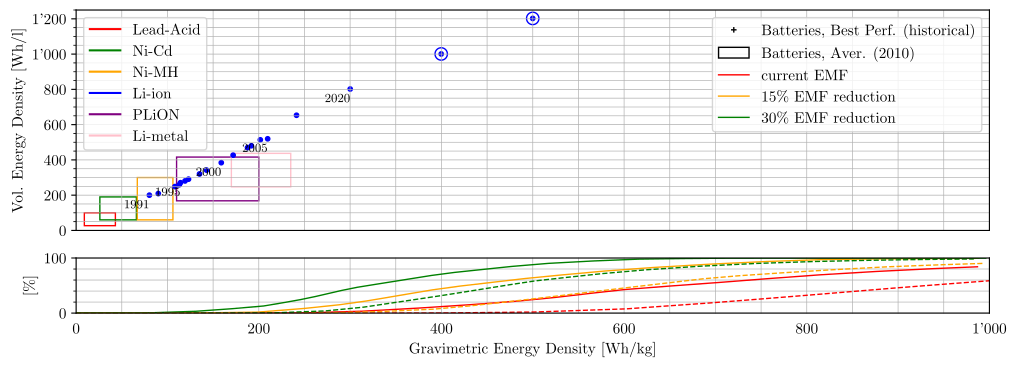

Reproduce this figure in Python.
#%%
# runs code as interactive cell 
# https://code.visualstudio.com/docs/python/jupyter-support-py

# IMPORTS #######################################

# plotting
import matplotlib.pyplot as plt
import matplotlib.font_manager as font_manager
import matplotlib.ticker as ticker
# unit conversion
cm = 1/2.54 # for inches-cm conversion
# time manipulation
from datetime import datetime

# data science
import numpy as np
import pandas as pd

# i/o
from pathlib import PurePath, Path

# type hints
from typing import List

# SETUP #########################################

plt.rcParams.update({
    "text.usetex": True,
    "font.family": "Arial",
    "font.sans-serif": "Computer Modern",
    'font.size': 11
})

# DATA IMPORT ###################################

df_fuels = pd.read_excel(
    io = 'data/data.xlsx',
    sheet_name = 'Energy Density Fuels',
    usecols = lambda column: column in [
        'substance',
        'Wh/kg',
        'Wh/l'
    ],
    dtype={
        'substance': str,
        'Wh/kg': float,
        'Wh/l': float
    },
    header = 0,
    engine = 'openpyxl'
)
df_batteries_2011 = pd.read_excel(
    io = 'data/data.xlsx',
    sheet_name = 'Energy Density Batteries (2011)',
    usecols = lambda column: column in [
        'technology',
        'range lower [Wh/kg]',
        'range higher [Wh/kg]',
        'range lower [Wh/l]',
        'range higher [Wh/l]',
    ],
    dtype={
        'technology': str,
        'range lower [Wh/kg]': float,
        'range higher [Wh/kg]': float,
        'range lower [Wh/l]': float,
        'range higher [Wh/l]': float,
    },
    header = 0,
    engine = 'openpyxl'
)
df_acft_electrification_icct = pd.read_excel(
    io = 'data/data.xlsx',
    sheet_name = 'Aircraft Electrification (ICCT)',
    usecols = lambda column: column in [
        'battery energy density, commuter traffic, current EMF [Wh/kg]',
        'replacable commuter traffic, current EMF [%]',
        'battery energy density, commuter traffic, 15% EMF reduction [Wh/kg]',
        'replacable commuter traffic, 15% EMF reduction [%]',
        'battery energy density, commuter traffic, 30% EMF reduction [Wh/kg]',
        'replacable commuter traffic, 30% EMF reduction [%]',
        'battery energy density, turboprop traffic, current EMF [Wh/kg]',
        'replacable turboprop traffic, current EMF [%]',
        'battery energy density, turboprop traffic, 15% EMF reduction [Wh/kg]',
        'replacable turboprop traffic, 15% EMF reduction [%]',
        'battery energy density, turboprop traffic, 30% EMF reduction [Wh/kg]',
        'replacable turboprop traffic, 30% EMF reduction [%]',
    ],
    dtype={
        'battery energy density, commuter traffic, current EMF [Wh/kg]': float,
        'replacable commuter traffic, current EMF [%]': float,
        'battery energy density, commuter traffic, 15% EMF reduction [Wh/kg]': float,
        'replacable commuter traffic, 15% EMF reduction [%]': float,
        'battery energy density, commuter traffic, 30% EMF reduction [Wh/kg]': float,
        'replacable commuter traffic, 30% EMF reduction [%]': float,
        'battery energy density, turboprop traffic, current EMF [Wh/kg]': float,
        'replacable turboprop traffic, current EMF [%]': float,
        'battery energy density, turboprop traffic, 15% EMF reduction [Wh/kg]': float,
        'replacable turboprop traffic, 15% EMF reduction [%]': float,
        'battery energy density, turboprop traffic, 30% EMF reduction [Wh/kg]': float,
        'replacable turboprop traffic, 30% EMF reduction [%]': float
    },
    header = 0,
    engine = 'openpyxl'
)

df_lion_historical = pd.read_excel(
    io = 'data/data.xlsx',
    sheet_name = 'Li-ion Historical',
    usecols = lambda column: column in [
        'year',
        'Wh/kg (historical)',
        'Wh/l (historical)',
        'Wh/kg (target)',
        'Wh/l (target)'
    ],
    dtype={
        'year': str,
        'Wh/kg': float,
        'Wh/l': float,
        'Wh/kg (target)': float,
        'Wh/l (target)': float,
    },
    header = 0,
    engine = 'openpyxl'
)

# DATA MANIPULATION #############################

# BUILD RECTANGLES ###############

dict_battery_technologies: dict = {
    'Lead-Acid': 'red',
    'Ni-Cd': 'green',
    'Ni-MH': 'orange',
    'Li-ion': 'blue',
    'PLiON': 'purple',
    'Li-metal': 'pink',
}

import matplotlib.patches as patches

def build_rectangles(
        dict_battery_technologies: dict,
        df_batteries: pd.DataFrame
) -> List:
    
    list_rectangles: List = []

    for key, value in dict_battery_technologies.items():
        df_row: pd.DataFrame = df_batteries.loc[df_batteries['technology'] == key]
        x_min: float = df_row['range lower [Wh/kg]'].iloc[0]
        x_max: float = df_row['range higher [Wh/kg]'].iloc[0]
        y_min: float = df_row['range lower [Wh/l]'].iloc[0]
        y_max: float = df_row['range higher [Wh/l]'].iloc[0]
        rectangle = patches.Rectangle(
            xy = (x_min, y_min),
            width = x_max - x_min,
            height = y_max - y_min,
            edgecolor = value,
            facecolor = 'none'
        )
        list_rectangles.append(rectangle)

    return list_rectangles

def copy_rectangles_for_inset(list_rectangles: List) -> List:
    rectangles_inset = []
    for rectangle in list_rectangles:
        rectangle_copy = patches.Rectangle(
            rectangle.get_xy(),
            rectangle.get_width(),
            rectangle.get_height(),
            linewidth=rectangle.get_linewidth(),
            edgecolor=rectangle.get_edgecolor(),
            facecolor=rectangle.get_facecolor(),
        )
        rectangles_inset.append(rectangle_copy)
    
    return rectangles_inset

battery_rectangles_2011 = build_rectangles(
    dict_battery_technologies = dict_battery_technologies,
    df_batteries = df_batteries_2011
)

battery_rectangles_2011_inset = copy_rectangles_for_inset(battery_rectangles_2011)

# FIGURE ########################################

# SETUP ######################

fig, ax = plt.subplots(
        num = 'main',
        nrows = 2,
        ncols = 1,
        dpi = 300,
        figsize=(30*cm, 10*cm), # A4=(210x297)mm,
        gridspec_kw = dict(
            height_ratios=[4, 1],
        ),
        sharex=True
    )
plt.subplots_adjust(wspace=0.075)

# AXIS LIMITS ################

ax[0].set_xlim(0,1000)

ax[0].set_ylim(0,1250)
ax[1].set_ylim(0,100)

# TICKS AND LABELS ###########

def thousand_formatter(value, tick_number):
    """
    Formats the tick label with thousand separators: 1000 = 1'000.
    """
    return f"{int(value):,}".replace(",", "'")

ax[0].xaxis.set_major_formatter(ticker.FuncFormatter(thousand_formatter))
ax[0].yaxis.set_major_formatter(ticker.FuncFormatter(thousand_formatter))

ax[1].xaxis.set_major_formatter(ticker.FuncFormatter(thousand_formatter))

ax[0].minorticks_on()
ax[0].tick_params(axis='x', which='both', bottom=False)
ax[0].tick_params(axis='y', which='both', bottom=False)

ax[1].minorticks_on()
ax[1].tick_params(axis='x', which='both', bottom=False)
ax[1].tick_params(axis='y', which='both', bottom=False)

# GRIDS ######################

ax[0].grid(which='both', axis='y', linestyle='-', linewidth = 0.5)
ax[0].grid(which='both', axis='x', linestyle='-', linewidth = 0.5)

ax[1].grid(which='both', axis='y', linestyle='-', linewidth = 0.5)
ax[1].grid(which='both', axis='x', linestyle='-', linewidth = 0.5)

# AXIS LABELS ################

ax[1].set_xlabel("Gravimetric Energy Density [Wh/kg]")
ax[1].set_ylabel("[\%]")
ax[0].set_ylabel("Vol. Energy Density [Wh/l]")

# PLOTTING ###################

ax[0].scatter(
    df_fuels['Wh/kg'],
    df_fuels['Wh/l'],
    color = 'black',
    s = 10
)
ax[1].scatter(
    df_fuels['Wh/kg'],
    df_fuels['Wh/l'],
    color = 'black',
    s = 10
)
for rectangle in battery_rectangles_2011:
    ax[0].add_patch(rectangle)

ax[1].plot(
    df_acft_electrification_icct['battery energy density, commuter traffic, current EMF [Wh/kg]'],
    df_acft_electrification_icct['replacable commuter traffic, current EMF [%]'],
    color = 'red',
    linestyle = '-',
    linewidth = 1
)
ax[1].plot(
    df_acft_electrification_icct['battery energy density, commuter traffic, 15% EMF reduction [Wh/kg]'],
    df_acft_electrification_icct['replacable commuter traffic, 15% EMF reduction [%]'],
    color = 'orange',
    linestyle = '-',
    linewidth = 1
)
ax[1].plot(
    df_acft_electrification_icct['battery energy density, commuter traffic, 30% EMF reduction [Wh/kg]'],
    df_acft_electrification_icct['replacable commuter traffic, 30% EMF reduction [%]'],
    color = 'green',
    linestyle = '-',
    linewidth = 1
)

ax[1].plot(
    df_acft_electrification_icct['battery energy density, turboprop traffic, current EMF [Wh/kg]'],
    df_acft_electrification_icct['replacable turboprop traffic, current EMF [%]'],
    color = 'red',
    linestyle = '--',
    linewidth = 1
)
ax[1].plot(
    df_acft_electrification_icct['battery energy density, turboprop traffic, 15% EMF reduction [Wh/kg]'],
    df_acft_electrification_icct['replacable turboprop traffic, 15% EMF reduction [%]'],
    color = 'orange',
    linestyle = '--',
    linewidth = 1
)
ax[1].plot(
    df_acft_electrification_icct['battery energy density, turboprop traffic, 30% EMF reduction [Wh/kg]'],
    df_acft_electrification_icct['replacable turboprop traffic, 30% EMF reduction [%]'],
    color = 'green',
    linestyle = '--',
    linewidth = 1
)

ax[0].scatter(
    df_lion_historical['Wh/kg (historical)'],
    df_lion_historical['Wh/l (historical)'],
    color = 'blue',
    s = 10
)

ax[0].scatter(
    df_lion_historical['Wh/kg (target)'],
    df_lion_historical['Wh/l (target)'],
    color = 'blue',
    s = 10
)
ax[0].scatter(
    df_lion_historical['Wh/kg (target)'],
    df_lion_historical['Wh/l (target)'],
    color = 'blue',
    s = 80,
    facecolors = 'none',
    edgecolors = 'blue'
)

# ANNOTATION ################

annotation_years_historical: list = [
    '1991',
    '1995',
    '2000',
    '2005',
    '2010',
    '2015',
    '2020'
]
annotation_years_target: list = [
    '2026',
    '2031'
]

for idx, row in df_lion_historical.iterrows():
    if row['year'] in annotation_years_historical:
        ax[0].annotate(
            text = row['year'],
            xy = (row['Wh/kg (historical)'], row['Wh/l (historical)'] - 25),
            ha='right',
            va='top',
            fontsize=9
        )
for idx, row in df_lion_historical.iterrows():
    if row['year'] in annotation_years_target:
        ax[0].annotate(
            text = row['year'],
            xy = (row['Wh/kg (target)'], row['Wh/l (target)'] - 25),
            ha='right',
            va='top',
            fontsize=9
        )

# LEGEND ####################

from matplotlib.patches import Patch
from matplotlib.lines import Line2D

legend_elements_categories = [
    Line2D(
        xdata = [0],
        ydata = [0],
        color = 'black',
        markerfacecolor='black',
        linestyle = 'None',
        markersize=4,
        marker='+',
        label = 'Batteries, Best Perf. (historical)'
    ),
    Patch(
        facecolor = 'none',
        edgecolor = 'black',
        label = 'Batteries, Aver. (2010)'
    ),
    Line2D(
        xdata = [0],
        ydata = [0],
        marker='none',
        color = 'red',
        linestyle = '-',
        linewidth=1,
        label='current EMF'
    ),
    Line2D(
        xdata = [0],
        ydata = [0],
        marker='none',
        color = 'orange',
        linestyle = '-',
        linewidth=1,
        label='15\% EMF reduction'
    ),
    Line2D(
        xdata = [0],
        ydata = [0],
        marker='none',
        color = 'green',
        linestyle = '-',
        linewidth=1,
        label='30\% EMF reduction'
    ),
]

legend_elements_battery_technology: list = []
def add_battery_technology_color_legend():
    for technology, legend_color in dict_battery_technologies.items():
        colored_line = Line2D(
            xdata = [0],
            ydata = [0],
            marker='none',
            color = legend_color,
            linestyle = '-',
            label = technology
        )
        legend_elements_battery_technology.append(colored_line)

add_battery_technology_color_legend()

legend_categories = ax[0].legend(
    handles = legend_elements_categories,
    loc = 'upper right',
)
ax[0].add_artist(legend_categories)

ax[0].legend(
    handles = legend_elements_battery_technology,
    loc = 'upper left',
)

# ANNOTATION ################

for idx, row in df_fuels.iterrows():
    ax[0].annotate(
        text = row['substance'],
        xy = (row['Wh/kg']+100, row['Wh/l']),
        ha='right',
        va='bottom',
        fontsize=9
    )
    ax[1].annotate(
        row['substance'],
        (row['Wh/kg'], row['Wh/l']),
        ha='left',
        va='bottom',
        fontsize=9
    )


# EXPORT #########################################


file_path = os.path.abspath(__file__)
file_name = os.path.splitext(os.path.basename(file_path))[0]
figure_name: str = str(file_name + '.pdf')

plt.savefig(
    fname = figure_name,
    format="pdf",
    bbox_inches='tight',
    transparent = False
)
# %%
